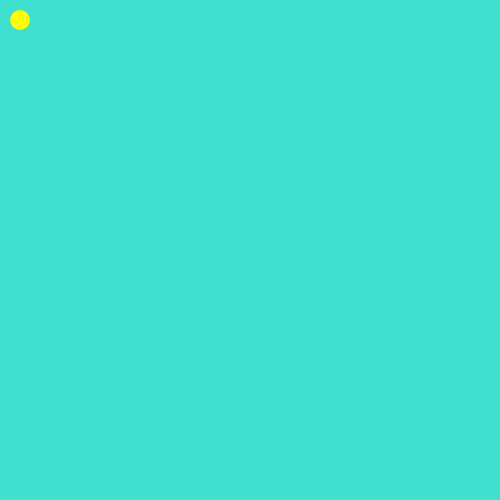
Frame 1 (no input)
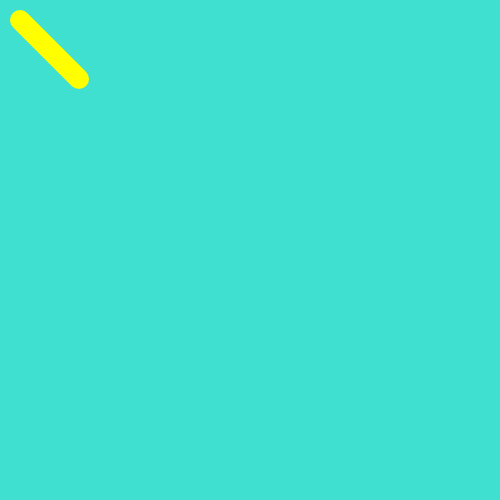
Frame 60 (no input)
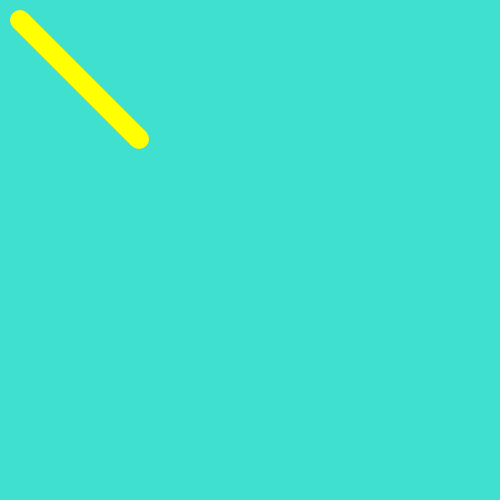
Frame 120 (the mouse pressed at the canvas centre since frame 60)

The p5.js sketch that drew these frames (run headless with seeded random() and noise() and a simulated clock; from frame 60 on, the mouse is pressed at the canvas centre):

// p5.js sketch
// ── sketch.js
var bgColor = "turquoise"
var x = 20;
var y = 20;

function setup() {
    createCanvas(500, 500);
    
    background(bgColor);
    
    noStroke();
}

function draw() {
    fill(255, 255, 0);
    ellipse(x, y, 20, 20);
    
    if(x <= 490 && y <= 490) {
        x++;
        y++;   
    }
}
